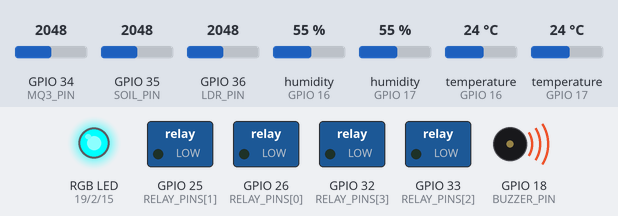
Bench run of a sketch on a simulated ESP32. Parts: switched loads named in the sketch (green lamp = pin HIGH), an RGB LED mixed from three pins (HIGH = lit), buzzer (waves = sounding, pin HIGH). Dashed ring = blinking. The test bench sets the inputs (shaded band); at power-on: temperature (sensors on GPIO 16, GPIO 17) 24 °C, GPIO 34 (MQ3_PIN) = 2048, GPIO 35 (SOIL_PIN) = 2048, GPIO 36 (LDR_PIN) = 2048, humidity (sensors on GPIO 16, GPIO 17) 55 %. WiFi joins after 1.5 s; servers stay silent unless stated; random numbers use the default seed unless the sketch sets one; no MQTT or app messages arrive unless stated; what the sketch prints to the serial monitor is not drawn.

Above: at 2.7 s.
2.8 s: temperature (sensor on GPIO 16) set to 28.8 °C
7.2 s: temperature (sensor on GPIO 16) set to 30 °C
At 10.25 s:
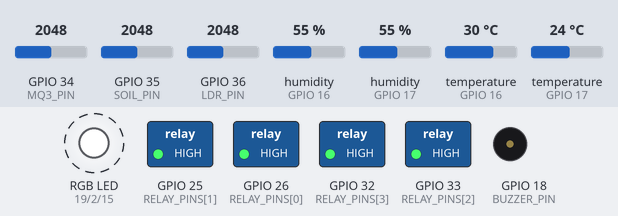
12.2 s: GPIO 34 (MQ3_PIN) set to 1709
15.7 s: GPIO 34 (MQ3_PIN) set to 1581
At 16.3 s:
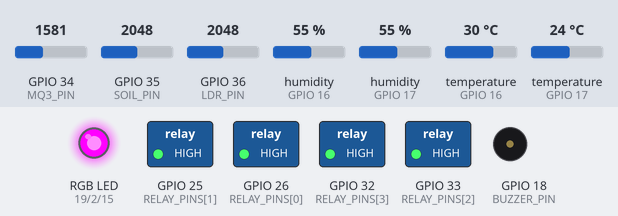
17.5 s: GPIO 34 (MQ3_PIN) set to 2866
At 18.18 s:
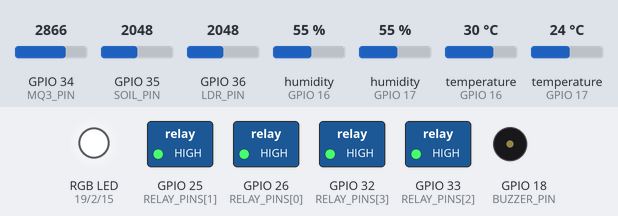
21.0 s: temperature (sensor on GPIO 16) set to 12 °C
At 22.35 s:
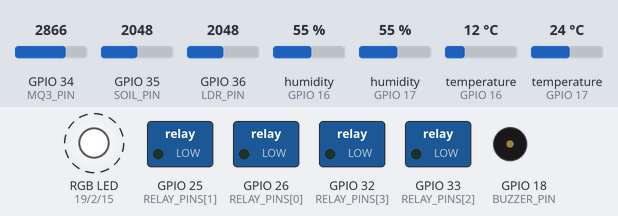
Timing chart, 0 to 25.5 s (numbered marks = the images above; inputs shaded):
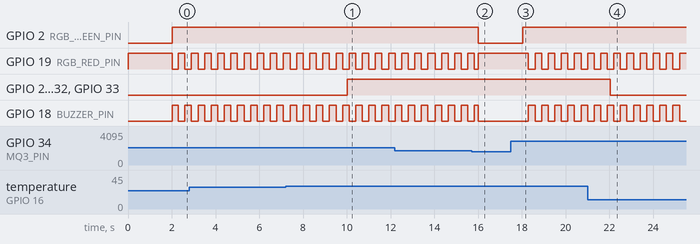

The sketch:

sketch_oct14a_enV2.ino
```cpp
#include <WiFi.h>
#include <PubSubClient.h>
#include <DHT.h>

// ==================== 1. ตั้งค่า Wi-Fi & MQTT Broker ====================
const char* ssid         = "tanapark_104";      // ชื่อ Wi-Fi
const char* password     = "00104even";          // รหัสผ่าน Wi-Fi
const char* mqtt_server  = "192.168.1.9";        // IP Address เครื่องที่ลง Node-RED
const int   mqtt_port    = 1883;

// ==================== 2. กำหนดขาอุปกรณ์ ====================
// รีเลย์ 4 ช่อง
const int RELAY_PINS[4] = {26, 25, 33, 32};

// เซ็นเซอร์ Digital
#define DHT11_PIN       16
#define DHT22_PIN       17
#define DHTTYPE11       DHT11
#define DHTTYPE22       DHT22

// เซ็นเซอร์ Analog (ADC1 Safe Pins)
#define MQ3_PIN         34
#define SOIL_PIN        35
#define LDR_PIN         36

// อุปกรณ์แจ้งเตือน
#define BUZZER_PIN      18
#define RGB_RED_PIN     19
#define RGB_GREEN_PIN   2   // GPIO 2
#define RGB_BLUE_PIN    15  // GPIO 15

// ตั้งค่าชนิดของ RGB LED (Common Anode = Active LOW)
#define RGB_COMMON_ANODE true

// กำหนดสถานะตรรกะรีเลย์ (Active HIGH)
#define RELAY_ON  HIGH
#define RELAY_OFF LOW

// ==================== 3. ตั้งค่าการทำงาน & เกณฑ์ (Threshold) ====================
float tempThreshold         = 30.0; // ค่าเกณฑ์อุณหภูมิสำหรับ Auto Mode (°C)
int   alcoholThresholdPercent = 40; // ค่าเกณฑ์แก๊ส MQ-3 สำหรับทริกสัญญาณเตือน (%)

bool isAutoMode             = true; // true = AUTO, false = MANUAL
bool relayState[4]          = {false, false, false, false};

DHT dht11(DHT11_PIN, DHTTYPE11);
DHT dht22(DHT22_PIN, DHTTYPE22);

WiFiClient espClient;
PubSubClient client(espClient);

unsigned long lastSensorRead = 0;
unsigned long lastBlink      = 0;
bool alarmBlinkState         = false;
bool isAlcoholAlarm          = false;

// ฟังก์ชันควบคุมไฟ RGB LED
void setRGB(bool r, bool g, bool b) {
  if (RGB_COMMON_ANODE) {
    digitalWrite(RGB_RED_PIN, r ? LOW : HIGH);
    digitalWrite(RGB_GREEN_PIN, g ? LOW : HIGH);
    digitalWrite(RGB_BLUE_PIN, b ? LOW : HIGH);
  } else {
    digitalWrite(RGB_RED_PIN, r ? HIGH : LOW);
    digitalWrite(RGB_GREEN_PIN, g ? HIGH : LOW);
    digitalWrite(RGB_BLUE_PIN, b ? HIGH : LOW);
  }
}

void setRelay(int index, bool state) {
  if (index >= 0 && index < 4) {
    relayState[index] = state;
    digitalWrite(RELAY_PINS[index], state ? RELAY_ON : RELAY_OFF);
    String topic = "home/relay" + String(index + 1) + "/status";
    client.publish(topic.c_str(), state ? "ON" : "OFF");
  }
}

void setAllRelays(bool state) {
  for (int i = 0; i < 4; i++) {
    setRelay(i, state);
  }
  client.publish("home/relay/status", state ? "ON" : "OFF");
}

// ==================== 4. MQTT Callback Function ====================
void callback(char* topic, byte* payload, unsigned int length) {
  String message = "";
  for (unsigned int i = 0; i < length; i++) {
    message += (char)payload[i];
  }
  String strTopic = String(topic);

  // 1. สลับโหมด AUTO / MANUAL
  if (strTopic == "home/mode/set") {
    if (message == "AUTO" || message == "auto" || message == "1") {
      isAutoMode = true;
      client.publish("home/mode/status", "AUTO");
    } else if (message == "MANUAL" || message == "manual" || message == "0") {
      isAutoMode = false;
      client.publish("home/mode/status", "MANUAL");
    }
  }

  // 2. รับค่าจาก Slider เกณฑ์อุณหภูมิ AUTO
  if (strTopic == "home/threshold/temp/set") {
    float val = message.toFloat();
    if (val > 0) {
      tempThreshold = val;
      client.publish("home/threshold/temp/status", String(tempThreshold, 1).c_str());
    }
  }

  // 3. รับค่าจาก Slider เกณฑ์แจ้งเตือนแก๊ส MQ-3 (%)
  if (strTopic == "home/threshold/gas/set") {
    int val = message.toInt();
    if (val >= 0 && val <= 100) {
      alcoholThresholdPercent = val;
      client.publish("home/threshold/gas/status", String(alcoholThresholdPercent).c_str());
    }
  }

  // 4. ควบคุมรีเลย์รวม 4 ช่อง (ทำงานเฉพาะ Manual Mode)
  if (strTopic == "home/relay/set") {
    if (!isAutoMode) {
      bool turnOn = (message == "ON" || message == "1");
      setAllRelays(turnOn);
    }
  }

  // 5. ควบคุมรีเลย์แยกช่อง 1 - 4 (ทำงานเฉพาะ Manual Mode)
  for (int i = 0; i < 4; i++) {
    String relaySetTopic = "home/relay" + String(i + 1) + "/set";
    if (strTopic == relaySetTopic) {
      if (!isAutoMode) {
        bool turnOn = (message == "ON" || message == "1");
        setRelay(i, turnOn);
      }
      break;
    }
  }
}

void reconnect() {
  while (!client.connected()) {
    Serial.print("Connecting to MQTT...");
    String clientId = "ESP32_MultiSensor_";
    clientId += String(random(0xffff), HEX);
    if (client.connect(clientId.c_str())) {
      Serial.println(" Connected!");

      client.subscribe("home/mode/set");
      client.subscribe("home/threshold/temp/set");
      client.subscribe("home/threshold/gas/set");
      client.subscribe("home/relay/set");
      client.subscribe("home/relay1/set");
      client.subscribe("home/relay2/set");
      client.subscribe("home/relay3/set");
      client.subscribe("home/relay4/set");

      client.publish("home/mode/status", isAutoMode ? "AUTO" : "MANUAL");
      client.publish("home/threshold/temp/status", String(tempThreshold, 1).c_str());
      client.publish("home/threshold/gas/status", String(alcoholThresholdPercent).c_str());
    } else {
      Serial.print(" Failed, rc=");
      Serial.print(client.state());
      Serial.println(" Try again in 3 seconds");
      delay(3000);
    }
  }
}

void setup() {
  Serial.begin(115200);

  for (int i = 0; i < 4; i++) {
    pinMode(RELAY_PINS[i], OUTPUT);
    digitalWrite(RELAY_PINS[i], RELAY_OFF);
  }

  pinMode(BUZZER_PIN, OUTPUT);
  pinMode(RGB_RED_PIN, OUTPUT);
  pinMode(RGB_GREEN_PIN, OUTPUT);
  pinMode(RGB_BLUE_PIN, OUTPUT);
  digitalWrite(BUZZER_PIN, LOW);

  // สถานะเริ่มต้นสีเขียวสว่าง (ภาวะปกติ)
  setRGB(0, 1, 0);

  dht11.begin();
  dht22.begin();

  WiFi.begin(ssid, password);
  while (WiFi.status() != WL_CONNECTED) {
    delay(500);
    Serial.print(".");
  }
  Serial.println("\nWiFi Connected!");

  client.setServer(mqtt_server, mqtt_port);
  client.setCallback(callback);
}

void loop() {
  if (!client.connected()) {
    reconnect();
  }
  client.loop();

  unsigned long currentMillis = millis();

  // อ่านค่าเซ็นเซอร์ทุกๆ 2 วินาที
  if (currentMillis - lastSensorRead >= 2000) {
    lastSensorRead = currentMillis;

    float h11 = dht11.readHumidity();
    float t11 = dht11.readTemperature();
    float h22 = dht22.readHumidity();
    float t22 = dht22.readTemperature();

    int mq3Val  = analogRead(MQ3_PIN);
    int soilVal = analogRead(SOIL_PIN);
    int ldrVal  = analogRead(LDR_PIN);

    if (isnan(h11) || isnan(t11)) { h11 = 0; t11 = 0; }
    if (isnan(h22) || isnan(t22)) { h22 = 0; t22 = 0; }

    // ==================== แปลงค่า Analog เป็นเปอร์เซ็นต์ (0 - 100%) ====================
    int mq3Percent  = map(mq3Val, 0, 4095, 0, 100);

    // ความชื้นในดิน: แห้ง/ลอยอากาศ (4095) = 0%, กำแน่น/ชุ่มน้ำ (0) = 100%
    int soilPercent = map(soilVal, 4095, 0, 0, 100);

    // ความเข้มแสง LDR: มืดสนิท (4095) = 0%, สว่างมาก (0) = 100%
    int ldrPercent  = map(ldrVal, 4095, 0, 0, 100);

    mq3Percent  = constrain(mq3Percent, 0, 100);
    soilPercent = constrain(soilPercent, 0, 100);
    ldrPercent  = constrain(ldrPercent, 0, 100);

    // --- ระบบ AUTO: ทำงานตามค่าอุณหภูมิ DHT11 ---
    if (isAutoMode) {
      if (t11 >= tempThreshold) {
        if (!relayState[0]) setAllRelays(true);
      } else {
        if (relayState[0]) setAllRelays(false);
      }
    }

    // --- ระบบตรวจจับแก๊สรั่ว MQ-3 ---
    if (mq3Percent >= alcoholThresholdPercent) {
      if (!isAlcoholAlarm) {
        isAlcoholAlarm = true;
        client.publish("home/alarm/gas", "ALARM");
      }
    } else {
      if (isAlcoholAlarm) {
        isAlcoholAlarm = false;
        digitalWrite(BUZZER_PIN, LOW);
        setRGB(0, 1, 0);
        client.publish("home/alarm/gas", "NORMAL");
      }
    }

    // --- ส่งค่าเซ็นเซอร์ขึ้น MQTT ---
    client.publish("home/sensor/dht11_temp", String(t11, 1).c_str());
    client.publish("home/sensor/dht11_hum", String(h11, 1).c_str());
    client.publish("home/sensor/dht22_temp", String(t22, 1).c_str());
    client.publish("home/sensor/dht22_hum", String(h22, 1).c_str());
    client.publish("home/sensor/alcohol", String(mq3Percent).c_str());
    client.publish("home/sensor/soil", String(soilPercent).c_str());
    client.publish("home/sensor/light", String(ldrPercent).c_str());
  }

  // --- สัญญาณเตือนแก๊สรั่ว (กระพริบไฟ RGB สีแดง + Buzzer) ---
  if (isAlcoholAlarm) {
    if (currentMillis - lastBlink >= 300) {
      lastBlink = currentMillis;
      alarmBlinkState = !alarmBlinkState;

      if (alarmBlinkState) {
        setRGB(1, 0, 0);
        digitalWrite(BUZZER_PIN, HIGH);
      } else {
        setRGB(0, 0, 0);
        digitalWrite(BUZZER_PIN, LOW);
      }
    }
  }
}
```

Measured:
- the behaviour switches between 29.4 and 29.5 °C on temperature (sensor on GPIO 16) (found by bisection; images 0 and 1)
- the behaviour switches between 1638 and 1637 on GPIO 34 (MQ3_PIN) (found by bisection; images 1 and 2)
- after the input at 7.2 s, GPIO 25 (RELAY_PINS[1]), GPIO 26 (RELAY_PINS[0]), GPIO 32 (RELAY_PINS[3]), GPIO 33 (RELAY_PINS[2]): LOW → HIGH after 2.8 s
- after the input at 15.7 s, GPIO 2 (RGB_GREEN_PIN): HIGH → LOW after 0.30 s
- after the input at 17.5 s, GPIO 2 (RGB_GREEN_PIN): LOW → HIGH after 0.53 s; GPIO 19 (RGB_RED_PIN), GPIO 18 (BUZZER_PIN): alternates HIGH for 0.30 s and LOW for 0.30 s, starting after 0.80 s
- after the input at 21.0 s, GPIO 25 (RELAY_PINS[1]), GPIO 26 (RELAY_PINS[0]), GPIO 32 (RELAY_PINS[3]), GPIO 33 (RELAY_PINS[2]): HIGH → LOW after 1.0 s
- by itself, GPIO 19 (RGB_RED_PIN), GPIO 18 (BUZZER_PIN): alternates HIGH for 0.30 s and LOW for 0.30 s
